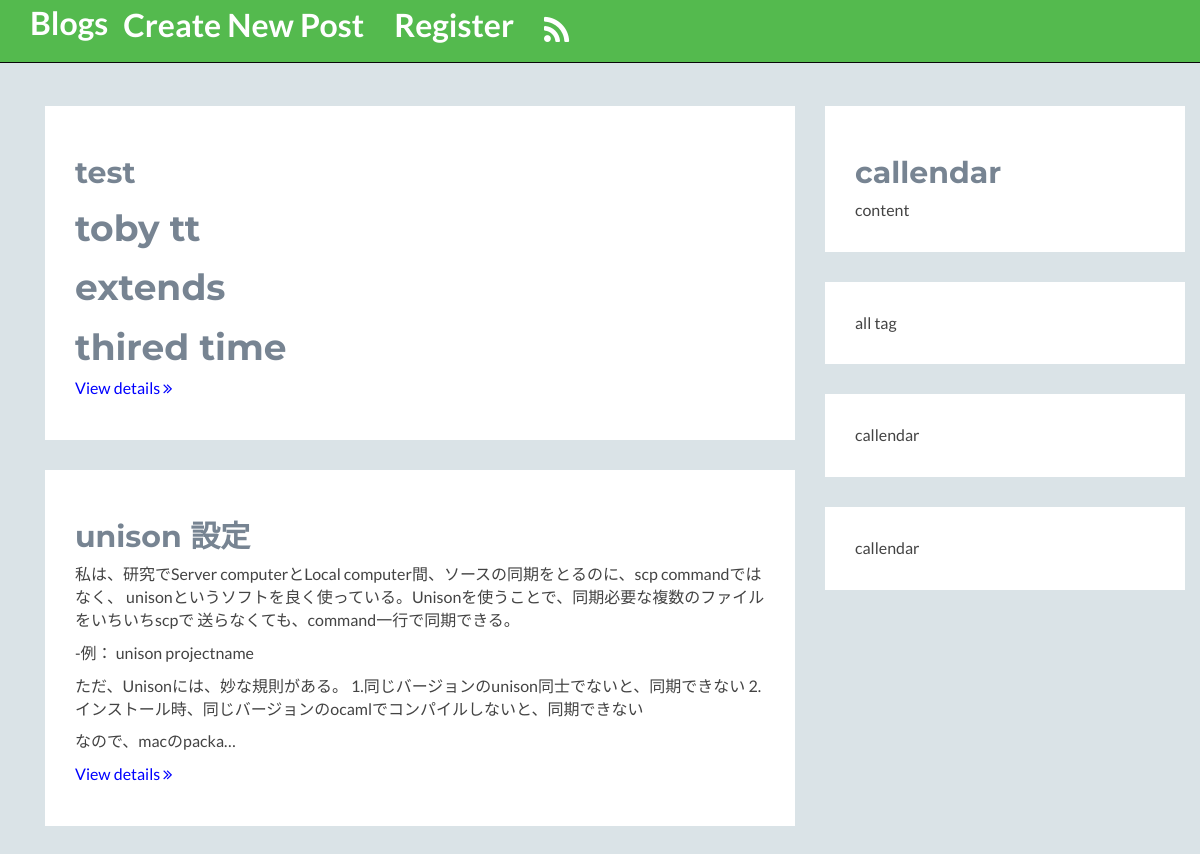
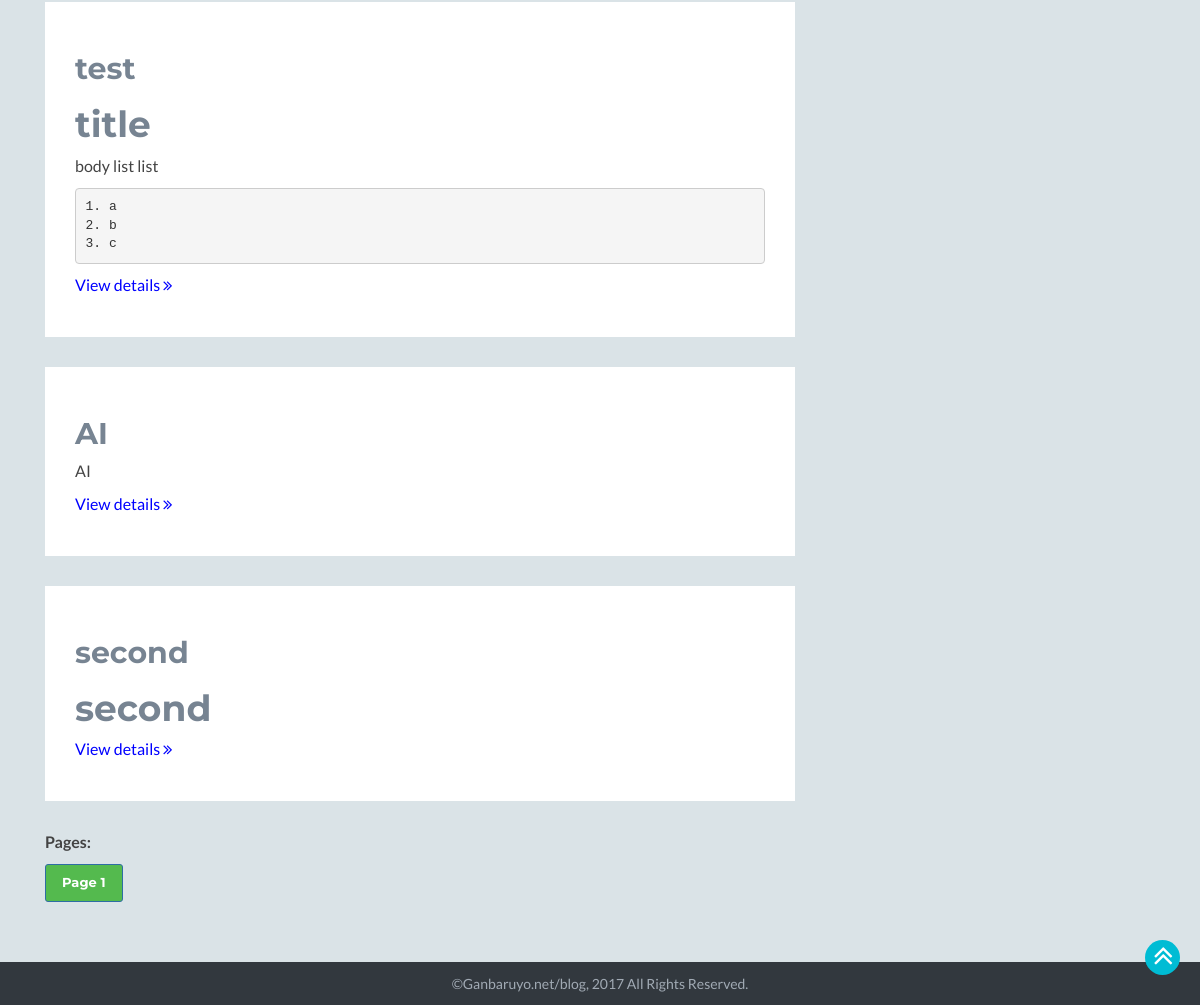
The app's page /, older data (2 pictures, top to bottom).
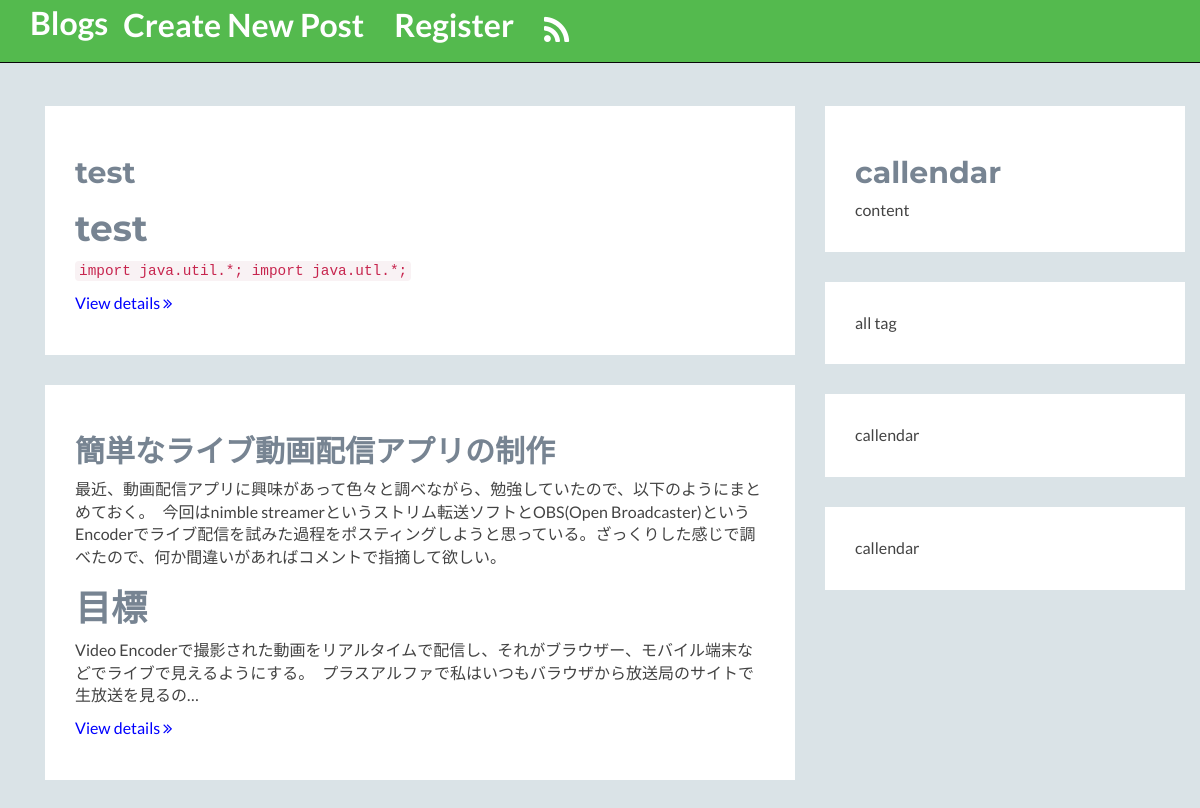
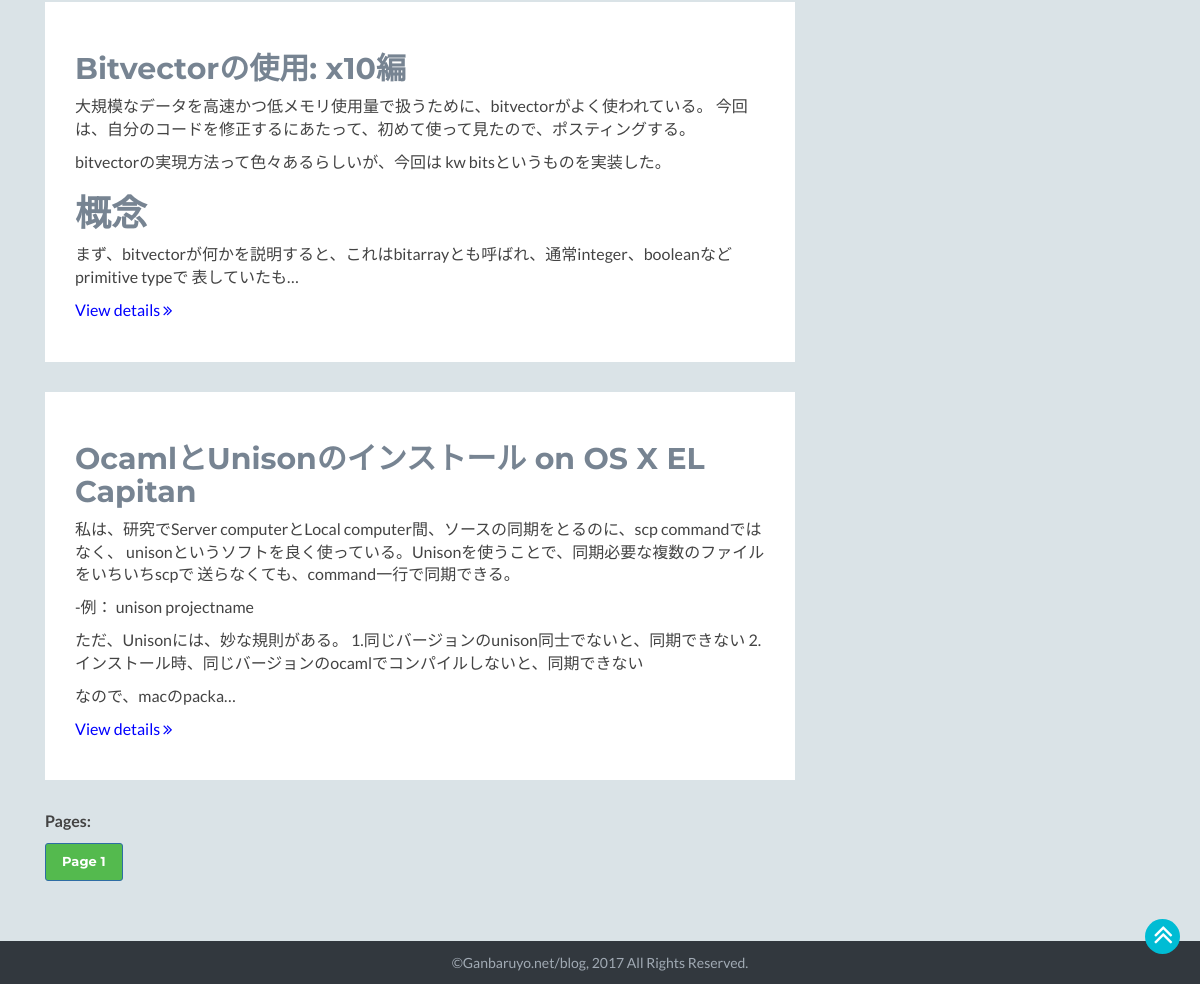
The same page, newer data (2 pictures, top to bottom).
### myblog/models.py (models this page shows, shortened)
class MyBlog(models.Model):
    title = models.CharField(max_length=255)
    body = MarkdownxField()
    tags = models.ManyToManyField(Tag)
    author = models.ForeignKey(User, null=True)
    publishing_date = models.DateTimeField(auto_now_add=True)
    slug = models.SlugField()

### myblog/views.py (the view)
# urls.py: url(r'^$', BlogListView.as_view(), name='blog_list'),
class BlogListView(ListView):
    model = MyBlog
    template_name = "blog_list.html"
    def get_context_data(self, **kwargs):
        context = super().get_context_data(**kwargs)
        blog_list = MyBlog.objects.all().order_by('-publishing_date')[:5]
        page = int(self.request.GET.get('page')) -1 if self.request.GET.get('page') else None
        if page and page>0:
            context['object_list'] = blog_list[page*6-1: page*6+6]
        else:
            context['object_list'] = blog_list[0:6]
        pagination = list()
        for i in range(int(blog_list.count()/6)+1):
            pagination.append(i+1)
        context['pagination'] = pagination
        return context

### templates/blog_list.html (shortened to what this page needs)
{% extends 'base.html' %}
{% load markdown_deux_tags %}
{% block content %}
    <div class="container sections-wrapper">
        <div class="row">
            <div class="primary col-md-8 col-sm-12 col-xs-12">
                {% for blog in object_list %}
                <section class="about section" id="aboutme">
                    <div class="section-inner">
                        <h2>{{ blog.title }}</h2>
                        <div class="content">
                            {{ blog.body|markdown|safe|escape|truncatechars:300 }}
                        </div>
                        <p><a role="button" href="{% url 'blog_details' slug=blog.slug %}" style="color: blue;">View details
                        <i class="fa fa-angle-double-right" aria-hidden="true"></i></a></p>
                    </div>
                </section>
                {% endfor %}
            </div>
            <div class="secondary col-md-4 col-sm-12 col-xs-12">
                <aside class="info aside section">
                    <div class="section-inner">
                            <h2>callendar</h2>
                        <div class="content">
                            content
                        </div>
                    </div>
                </aside>
                <aside class="info aside section">
                    <div class="section-inner">
                        <div class="content">
                            all tag
                        </div>
                    </div>
                </aside>
                <aside class="info aside section">
                    <div class="section-inner">
                        <div class="content">
                            callendar
                        </div>
                    </div>
                </aside>
                <aside class="info aside section">
                    <div class="section-inner">
                        <div class="content">
                            callendar
                        </div>
                    </div>
                </aside>
            </div>
        </div>
        <div class="row1">
            <p><b>Pages:</b></p>
            {% for item in pagination %}
            <a class="btn btn-sm btn-primary" href="?page={{ item }}"
             onmouseover="this.style.color='black';" onmouseout="this.style.color='white';" style="color:white; text-decoration: none; background: #54ba4e;"><font size="2" style="font-weight: bold; ">Page {{ item }}</font></a>
            {% endfor %}
        </div>
    </div>
{% endblock %}

### templates/base.html (shortened to what this page needs)
{% load staticfiles %}
<!DOCTYPE html>
 <html>
<head>
    <link rel="stylesheet" href="{% static 'django_tables2/themes/paleblue/css/screen.css' %}"/>
   <link rel="stylesheet" href="//maxcdn.bootstrapcdn.com/bootstrap/3.2.0/css/bootstrap.min.css">
    <link rel="stylesheet" href="http://cdnjs.cloudflare.com/ajax/libs/octicons/2.0.2/octicons.min.css">
    <link rel="stylesheet" href="http://caseyscarborough.github.io/github-activity/github-activity-0.1.0.min.css">
    <link id="theme-style" href="{% static 'css/styles.css' %}" rel="stylesheet">
    <link rel="stylesheet" href="//netdna.bootstrapcdn.com/font-awesome/4.0.3/css/font-awesome.css">
    <link rel="stylesheet" href="//maxcdn.bootstrapcdn.com/font-awesome/4.3.0/css/font-awesome.min.css">
    <link href="{% static 'css/menu.css' %}" rel="stylesheet" type='text/css'>
    <link href="{% static 'css/scroll.css' %}" rel="stylesheet">
    <link rel="stylesheet" href="//netdna.bootstrapcdn.com/font-awesome/4.0.3/css/font-awesome.css">
</head>
<body>
    <nav class="navbar navbar-inverse navbar-fixed-top" style="background: #54ba4e;">
        <div class="container">
            <div class="navbar-header">
                <a href="{% url 'blog_list' %}" onmouseover="this.style.color='black';" onmouseout="this.style.color='white';" style="color:white; text-decoration: none;"><font size="6" style="font-weight: bold;">Blogs</font></a>
            </div>
            <div id="navbar" class="collapse navbar-collapse">
                <ul class="nav navbar-nav">
                    {% if user.is_authenticated %}
                        <li><a  onmouseover="this.style.color='black';" onmouseout="this.style.color='white';" style="color:white; text-decoration: none;"><font size="6" style="font-weight: bold;"> Welcome {{ user.username }}</font></a></li>
                        <li><a href="{% url 'logout_user' %}" onmouseover="this.style.color='black';" onmouseout="this.style.color='white';" style="color:white; text-decoration: none;"><font size="6" style="font-weight: bold;">Log Out</font></a></li>
                    {% else %}
                        <li><a href="http://127.0.0.1:8000/admin" onmouseover="this.style.color='black';" onmouseout="this.style.color='white';" style="color:white; text-decoration: none;" target="_blank"><font size="6" style="font-weight: bold;">Create New Post</font></a></li>
                        <li><a href="{% url 'register_user' %}" onmouseover="this.style.color='black';" onmouseout="this.style.color='white';" style="color:white; text-decoration: none;"><font size="6" style="font-weight: bold;">Register</font></a></li>
                    {% endif %}
                    <li><a href="{% url 'feed' %}" onmouseover="this.style.color='black';" onmouseout="this.style.color='white';" style="color:white; text-decoration: none;"><i class="fa fa-rss fa-2x" aria-hidden="true"></i></a></li>
                </ul>
            </div>
        </div>
    </nav>
    <br><br>
    <div class="container">
        <div class="starter-template">
            {% block content %}
            {% endblock %}
        </div>
    </div>
    <footer class="footer">
        <div class="container text-center">
                <small class="copyright">©Ganbaruyo.net/blog, 2017  All Rights Reserved.</small>
        </div>
    </footer>
     <p id="pageTop"><a href="#"><i class="fa fa-angle-double-up fa-2x"></i></a></p>
</body>
</html>

### myblog/static/css/styles.css (style rules this page uses)
body { font-family: 'Lato', arial, sans-serif; color: #434343; background: #dae3e7; font-size: 16px; -webkit-font-smoothing: antialiased; -moz-osx-font-smoothing: grayscale; }
h1, h2, h3, h4, h5, h6 { font-family: 'Montserrat', sans-serif; font-weight: 700; color: #778492; }
a { color: #3aaa64; -webkit-transition: all 0.4s ease-in-out; -moz-transition: all 0.4s ease-in-out; -ms-transition: all 0.4s ease-in-out; -o-transition: all 0.4s ease-in-out; }
.btn, a.btn { -webkit-transition: all 0.4s ease-in-out; -moz-transition: all 0.4s ease-in-out; -ms-transition: all 0.4s ease-in-out; -o-transition: all 0.4s ease-in-out; font-family: 'Montserrat', arial, sans-serif; padding: 8px 16px; font-weight: bold; }
.sections-wrapper { padding-top: 60px; padding-bottom: 60px; }
.section { margin-bottom: 30px; }
.section .section-inner { background: #fff; padding: 30px; }
.footer { background: #32383e; color: #fff; padding: 10px 0; }
.footer .copyright { line-height: 1.6; color: #a1aab4; font-size: 14px; }

### myblog/static/css/menu.css (style rules this page uses)
a { color: inherit; }
i.fa, i.fa-2x { line-height: 100%; }

### myblog/static/css/scroll.css (style rules this page uses)
#pageTop { position: fixed; bottom: 20px; right: 20px; text-align: center; }
#pageTop a { display: block; z-index: 999; padding: 8px 0 0 8px; border-radius: 30px; width: 35px; height: 35px; background-color: #00bcd4; color: #fff; font-weight: bold; text-decoration: none; text-align: left; }
#pageTop i.fa-2x { line-height: 50%; text-align: center; }

### templates/base.html (style rules this page uses)
li { display: inline-block; }

Row changes from the older to the newer data that the page shows:
removed MyBlog: title "test", body "toby tt extends thired time"
removed MyBlog: title "unison 設定", body "私は、研究でServer computerとLocal computer間、ソースの同期をとるのに、scp commandではなく、 unisonというソフトを良く使っている。Unisonを使うことで、同期必要な複数のファイルをいちいちscpで 送らなくても、command一行で同期できる。 -例： unison projectname ただ、Unisonには、妙な規則がある。 1.同じバージョンのunison同士でないと、同期できない 2.インストール時、同じバージョンのocamlでコンパイルしないと、同期できない なので、macのpacka…"
removed MyBlog: title "test", body "title body list list 1. a 2. b 3. c"
removed MyBlog: title "AI", body "AI"
removed MyBlog: title "second", body "second"
added MyBlog: title "test", body "test import java.util.*; import java.utl.*;"
added MyBlog: title "簡単なライブ動画配信アプリの制作", body "最近、動画配信アプリに興味があって色々と調べながら、勉強していたので、以下のようにまとめておく。 今回はnimble streamerというストリム転送ソフトとOBS(Open Broadcaster)というEncoderでライブ配信を試みた過程をポスティングしようと思っている。ざっくりした感じで調べたので、何か間違いがあればコメントで指摘して欲しい。 目標 Video Encoderで撮影された動画をリアルタイムで配信し、それがブラウザー、モバイル端末などでライブで見えるようにする。 プラスアルファで私はいつもバラウザから放送局のサイトで生放送を見るの…"
added MyBlog: title "Bitvectorの使用: x10編", body "大規模なデータを高速かつ低メモリ使用量で扱うために、bitvectorがよく使われている。 今回は、自分のコードを修正するにあたって、初めて使って見たので、ポスティングする。 bitvectorの実現方法って色々あるらしいが、今回は kw bits というものを実装した。 概念 まず、bitvectorが何かを説明すると、これはbitarrayとも呼ばれ、通常integer、booleanなどprimitive typeで 表していたも…"
added MyBlog: title "OcamlとUnisonのインストール on OS X EL Capitan", body "私は、研究でServer computerとLocal computer間、ソースの同期をとるのに、scp commandではなく、 unisonというソフトを良く使っている。Unisonを使うことで、同期必要な複数のファイルをいちいちscpで 送らなくても、command一行で同期できる。 -例： unison projectname ただ、Unisonには、妙な規則がある。 1.同じバージョンのunison同士でないと、同期できない 2.インストール時、同じバージョンのocamlでコンパイルしないと、同期できない なので、macのpacka…"
